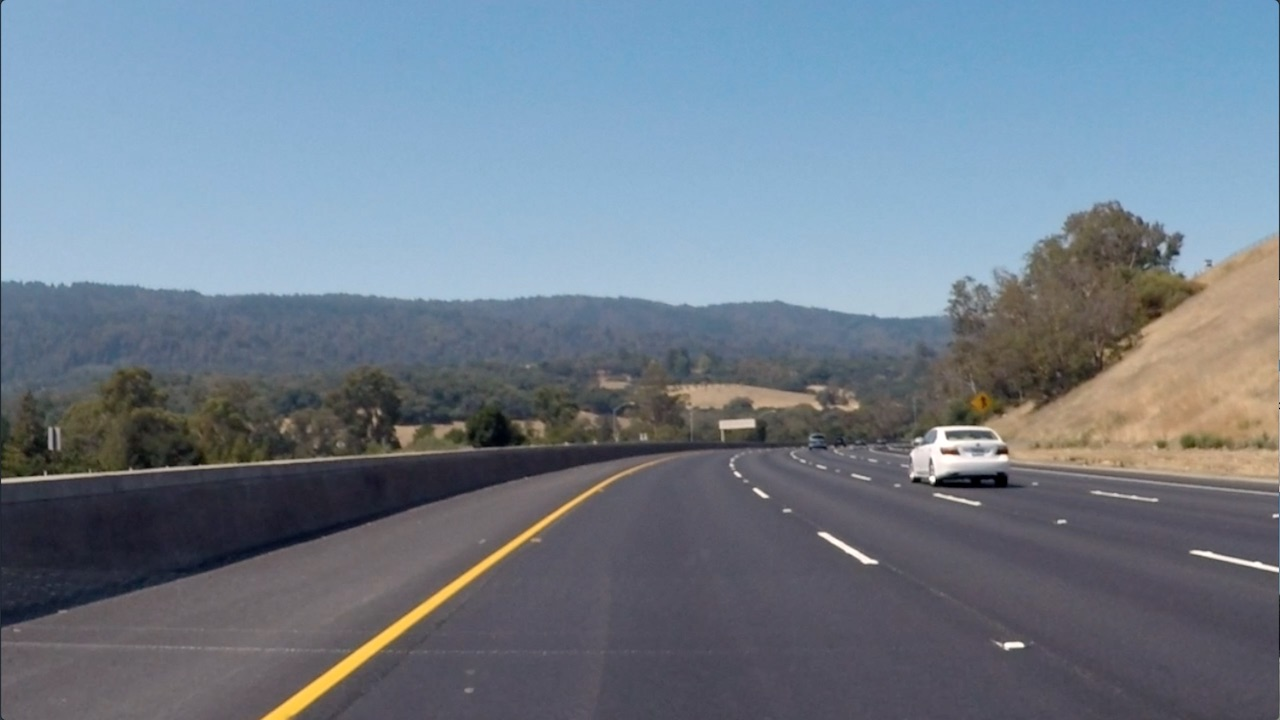
#> input picture curved-lane.jpg, 1280 x 720 px
$ jupyter execute SobelHLSFilterLaneLineDetection.ipynb   (shell and % lines are left out)   (older library calls are emulated)
#> lines starting #> are read from the running program, lines starting #| are printed output that depends on the picture; after the words box and inside, x2 and y2 are one past the last pixel; in counts of white or black regions, pixels touching at a corner belong together
[cell 1]
import numpy as np
import cv2
import matplotlib.pyplot as plt
import matplotlib.image as mpimg
import glob

[cell 2]
img = mpimg.imread("curved-lane.jpg")
#> img is the input picture: shape (720, 1280, 3); mean R, G, B 112.1, 125, 138.7
plt.imshow(img)

[cell 3]
gray = cv2.cvtColor(img, cv2.COLOR_RGB2GRAY)

sobelx = cv2.Sobel(gray, cv2.CV_64F, 1, 0)
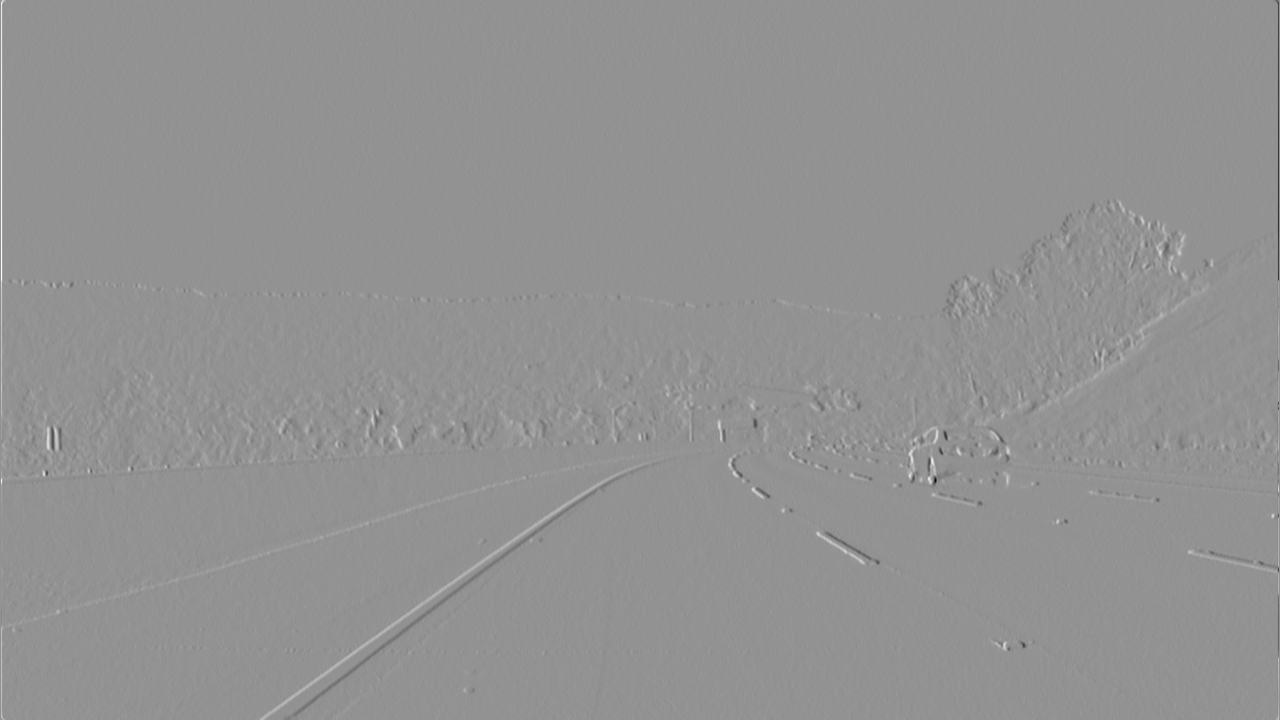
#> sobelx: shape (720, 1280) float64; min -768, max 567, mean 0.3; drawn with min black and max white
sobely = cv2.Sobel(gray, cv2.CV_64F, 0, 1)
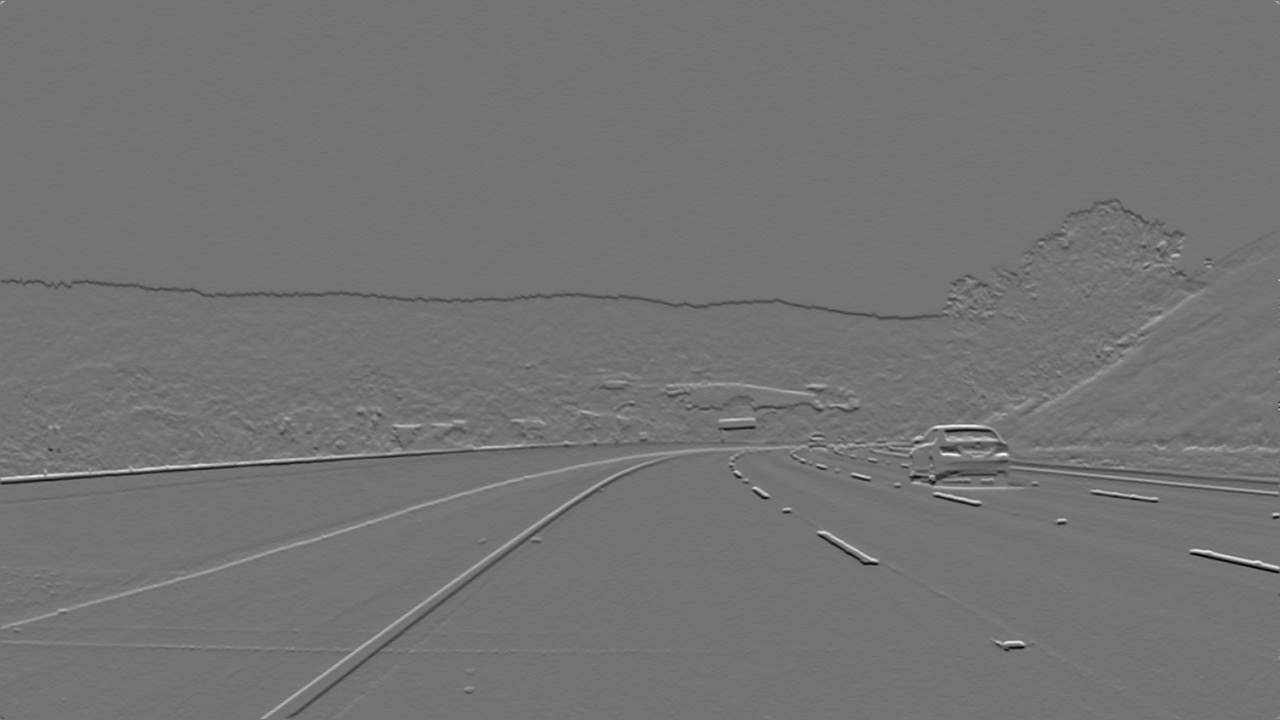
#> sobely: shape (720, 1280) float64; min -538, max 641, mean -0.7; drawn with min black and max white

[cell 4]
abs_sobelx = np.absolute(sobelx)
abs_sobely = np.absolute(sobely)

abs_sobelxy = np.absolute(sobelx)

scaled_sobelx = np.uint8(255*abs_sobelx/np.max(abs_sobelx))
scaled_sobely = np.uint8(255*abs_sobely/np.max(abs_sobely))

thresh_min = 20
thresh_max = 100

sxbinaryx = np.zeros_like(scaled_sobelx)
sxbinaryy = np.zeros_like(scaled_sobely)

sxbinaryx[(scaled_sobelx >= thresh_min) & (scaled_sobelx <= thresh_max)] = 1
plt.imshow(sxbinaryx, cmap='gray')
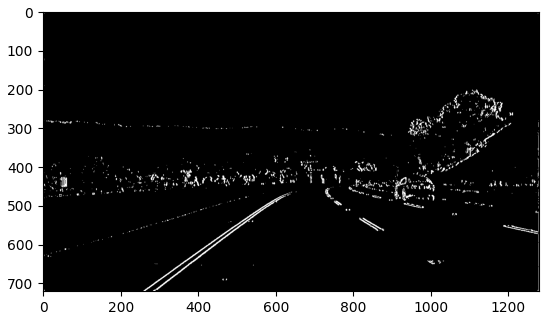
#> figure drawn by matplotlib, 1 panel

[cell 5]
# Define a function that thresholds the S-channel of HLS
def hls_select(img, thresh=(0, 255)):
#> called with thresh = (90, 255)
    hls = cv2.cvtColor(img, cv2.COLOR_RGB2HLS)
#> hls: shape (720, 1280, 3); mean of channels 0, 1, 2 100.6, 125.1, 60.7
    s_channel = hls[:,:,2]
    binary_output = np.zeros_like(s_channel)
    binary_output[(s_channel > thresh[0]) & (s_channel <= thresh[1])] = 1
    return binary_output

hls_binary = hls_select(img, thresh=(90, 255))
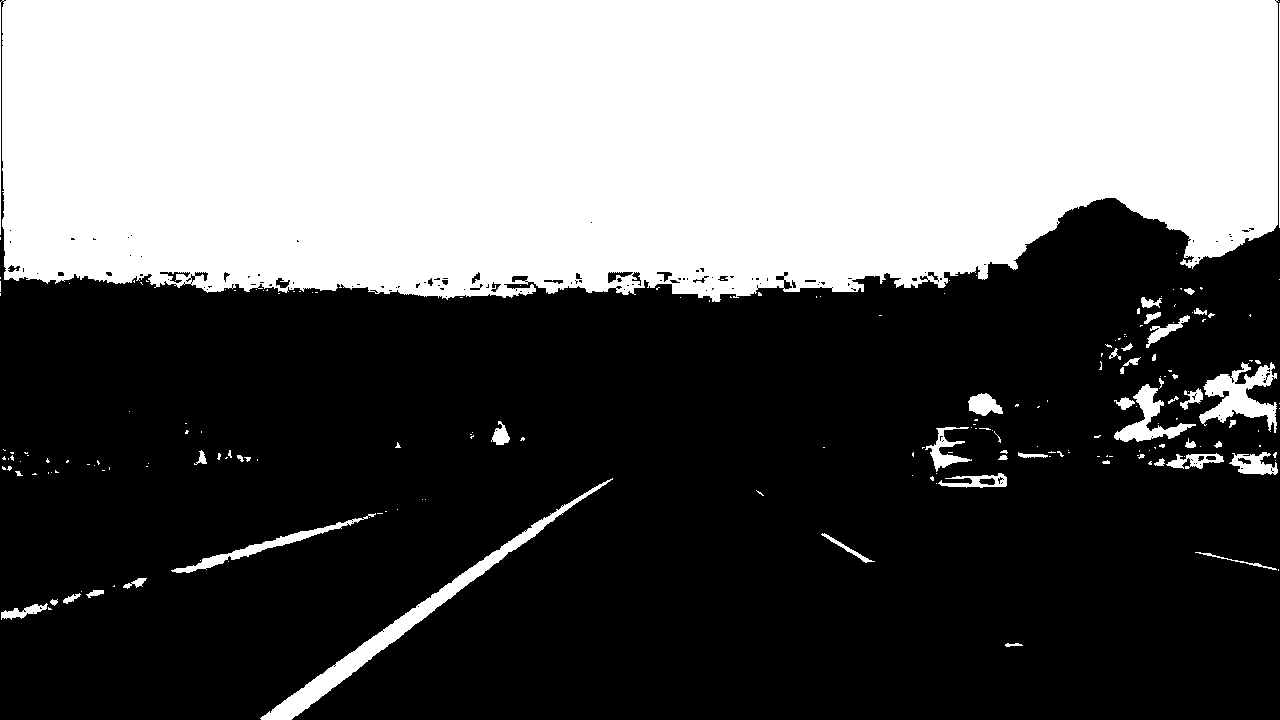
#> hls_binary: shape (720, 1280); values 0 (black) and 1 (white), 39.9% white; 202 white regions (155 under 20 px), largest, box (x1, y1, x2, y2) and area: (0, 0, 1279, 302) 349772, (260, 478, 613, 720) 5314, (1199, 362, 1277, 433) 2485
plt.imshow(hls_binary, cmap='gray')

[cell 6]
final = hls_binary + sxbinaryx
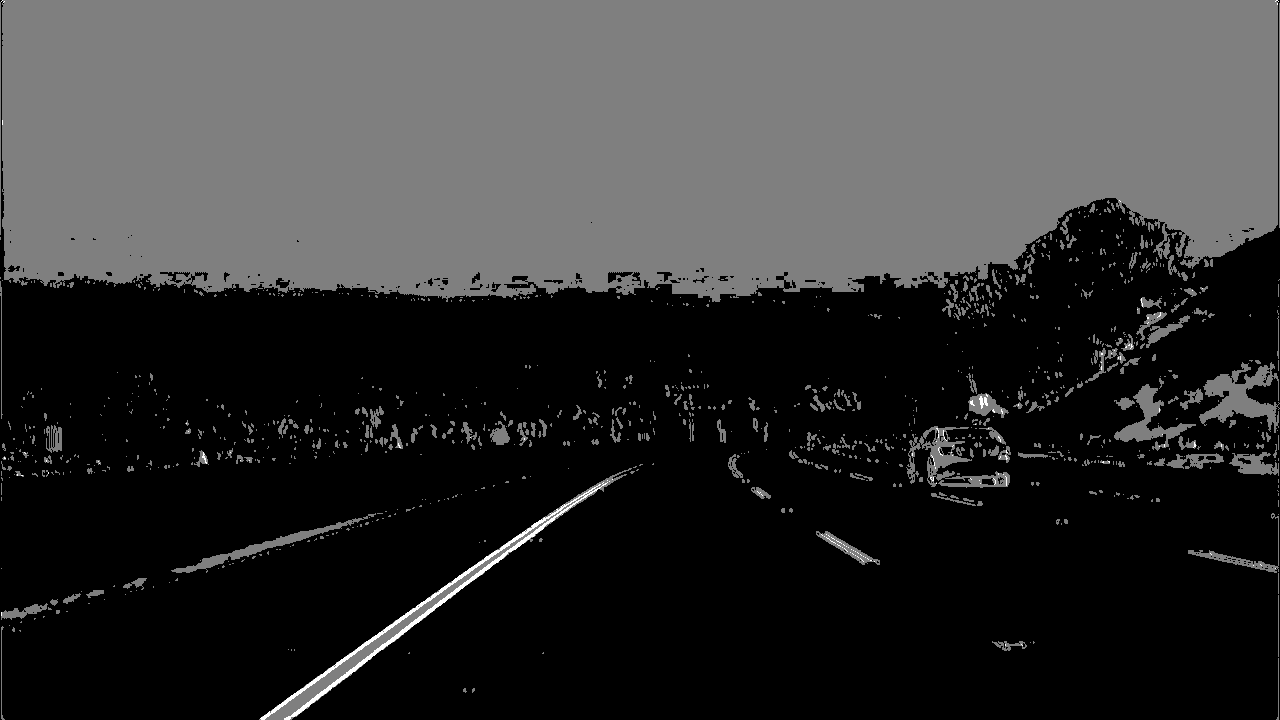
#> final: shape (720, 1280); min 0, max 2, mean 0.417; drawn with min black and max white
plt.imshow(final, cmap='gray')
